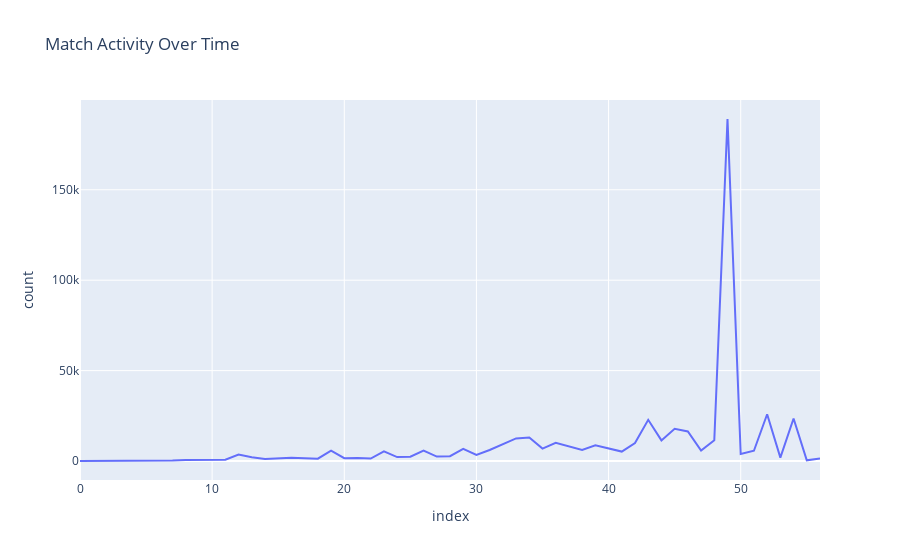

The notebook cell saved with this chart:
### Markdown cell above
Task 8.2 Interactive(plotly)

### Code cell
import plotly.express as px

fig = px.line(activity_pd, y="count", title="Match Activity Over Time")
fig.show()

### Figure 1 — Plotly figure (JSON) as saved in the notebook; plotly's stock layout.template omitted (floating-point values rounded to 4 significant figures)
{"data": [{"hovertemplate": "index=%{x}<br>count=%{y}<extra></extra>", "legendgroup": "", "line": {"color": "#636efa", "dash": "solid"}, "marker": {"symbol": "circle"}, "mode": "lines", "name": "", "orientation": "v", "showlegend": false, "type": "scatter", "x": [0, 1, 2, 3, 4, 5, 6, 7, 8, 9, 10, 11, 12, 13, 14, 15, 16, 17, 18, 19, 20, 21, 22, 23, 24, 25, 26, 27, 28, 29, 30, 31, 32, 33, 34, 35, 36, 37, 38, 39, 40, 41, 42, 43, 44, 45, 46, 47, 48, 49, 50, 51, 52, 53, 54, 55, 56], "xaxis": "x", "y": [7, 2, 19, 34, 96, 168, 383, 297, 524, 511, 607, 761, 3534, 2068, 1127, 1524, 1786, 1568, 1282, 5682, 1566, 1617, 1344, 5371, 2170, 2365, 5820, 2462, 2667, 6703, 3306, 6101, 9244, 12510, 13021, 6869, 10046, 8061, 6058, 8646, 7011, 5221, 9960, 22776, 11404, 17795, 16317, 5720, 11439, 189144, 3907, 5658, 25847, 1868, 23500, 392, 1407], "yaxis": "y"}], "layout": {"legend": {"tracegroupgap": 0}, "title": {"text": "Match Activity Over Time"}, "xaxis": {"anchor": "y", "domain": [0, 1], "title": {"text": "index"}}, "yaxis": {"anchor": "x", "domain": [0, 1], "title": {"text": "count"}}}}
